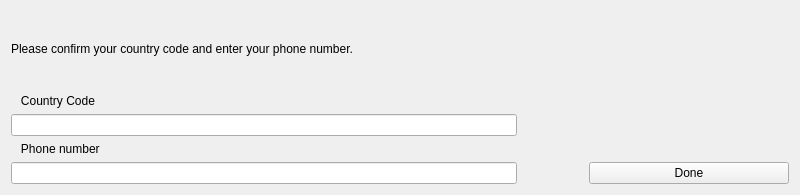
<?xml version="1.0" encoding="UTF-8"?>
<ui version="4.0">
 <class>PhoneNumberWidget</class>
 <widget class="QWidget" name="PhoneNumberWidget">
  <property name="geometry">
   <rect>
    <x>0</x>
    <y>0</y>
    <width>800</width>
    <height>195</height>
   </rect>
  </property>
  <property name="windowTitle">
   <string>Enter phone number</string>
  </property>
  <layout class="QGridLayout" name="gridLayout">
   <item row="6" column="0" rowspan="3">
    <layout class="QHBoxLayout" name="horizontalLayout">
     <item>
      <layout class="QVBoxLayout" name="verticalLayout">
       <item>
        <widget class="QLabel" name="label_2">
         <property name="text">
          <string>   Country Code</string>
         </property>
         <property name="alignment">
          <set>Qt::AlignBottom|Qt::AlignLeading|Qt::AlignLeft</set>
         </property>
        </widget>
       </item>
       <item>
        <widget class="QLineEdit" name="ccLineEdit">
         <property name="inputMethodHints">
          <set>Qt::ImhDialableCharactersOnly</set>
         </property>
        </widget>
       </item>
       <item>
        <widget class="QLabel" name="label_3">
         <property name="text">
          <string>   Phone number</string>
         </property>
         <property name="alignment">
          <set>Qt::AlignBottom|Qt::AlignLeading|Qt::AlignLeft</set>
         </property>
        </widget>
       </item>
       <item>
        <widget class="QLineEdit" name="numberLineEdit">
         <property name="inputMethodHints">
          <set>Qt::ImhDialableCharactersOnly</set>
         </property>
        </widget>
       </item>
      </layout>
     </item>
    </layout>
   </item>
   <item row="8" column="2">
    <widget class="QPushButton" name="doneButton">
     <property name="sizePolicy">
      <sizepolicy hsizetype="Maximum" vsizetype="Fixed">
       <horstretch>0</horstretch>
       <verstretch>0</verstretch>
      </sizepolicy>
     </property>
     <property name="minimumSize">
      <size>
       <width>200</width>
       <height>0</height>
      </size>
     </property>
     <property name="text">
      <string>Done</string>
     </property>
    </widget>
   </item>
   <item row="7" column="2">
    <spacer name="verticalSpacer">
     <property name="orientation">
      <enum>Qt::Vertical</enum>
     </property>
     <property name="sizeHint" stdset="0">
      <size>
       <width>20</width>
       <height>40</height>
      </size>
     </property>
    </spacer>
   </item>
   <item row="7" column="1">
    <spacer name="horizontalSpacer">
     <property name="orientation">
      <enum>Qt::Horizontal</enum>
     </property>
     <property name="sizeType">
      <enum>QSizePolicy::Maximum</enum>
     </property>
     <property name="sizeHint" stdset="0">
      <size>
       <width>60</width>
       <height>20</height>
      </size>
     </property>
    </spacer>
   </item>
   <item row="2" column="0">
    <spacer name="verticalSpacer_2">
     <property name="orientation">
      <enum>Qt::Vertical</enum>
     </property>
     <property name="sizeHint" stdset="0">
      <size>
       <width>20</width>
       <height>40</height>
      </size>
     </property>
    </spacer>
   </item>
   <item row="4" column="0">
    <spacer name="verticalSpacer_3">
     <property name="orientation">
      <enum>Qt::Vertical</enum>
     </property>
     <property name="sizeHint" stdset="0">
      <size>
       <width>20</width>
       <height>40</height>
      </size>
     </property>
    </spacer>
   </item>
   <item row="3" column="0" colspan="3">
    <widget class="QLabel" name="label">
     <property name="text">
      <string>Please confirm your country code and enter your phone number.</string>
     </property>
     <property name="wordWrap">
      <bool>true</bool>
     </property>
    </widget>
   </item>
  </layout>
 </widget>
 <resources/>
 <connections/>
</ui>
